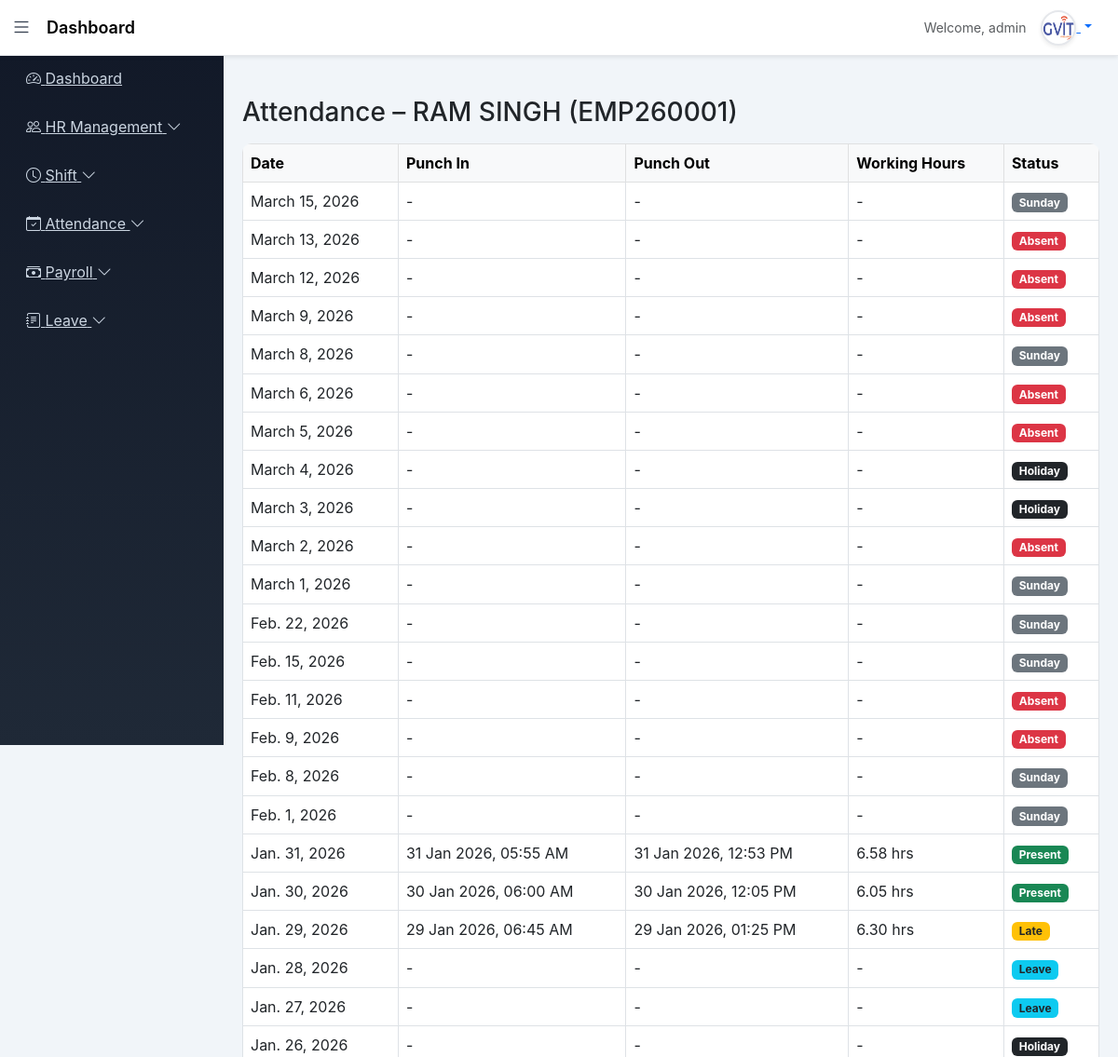
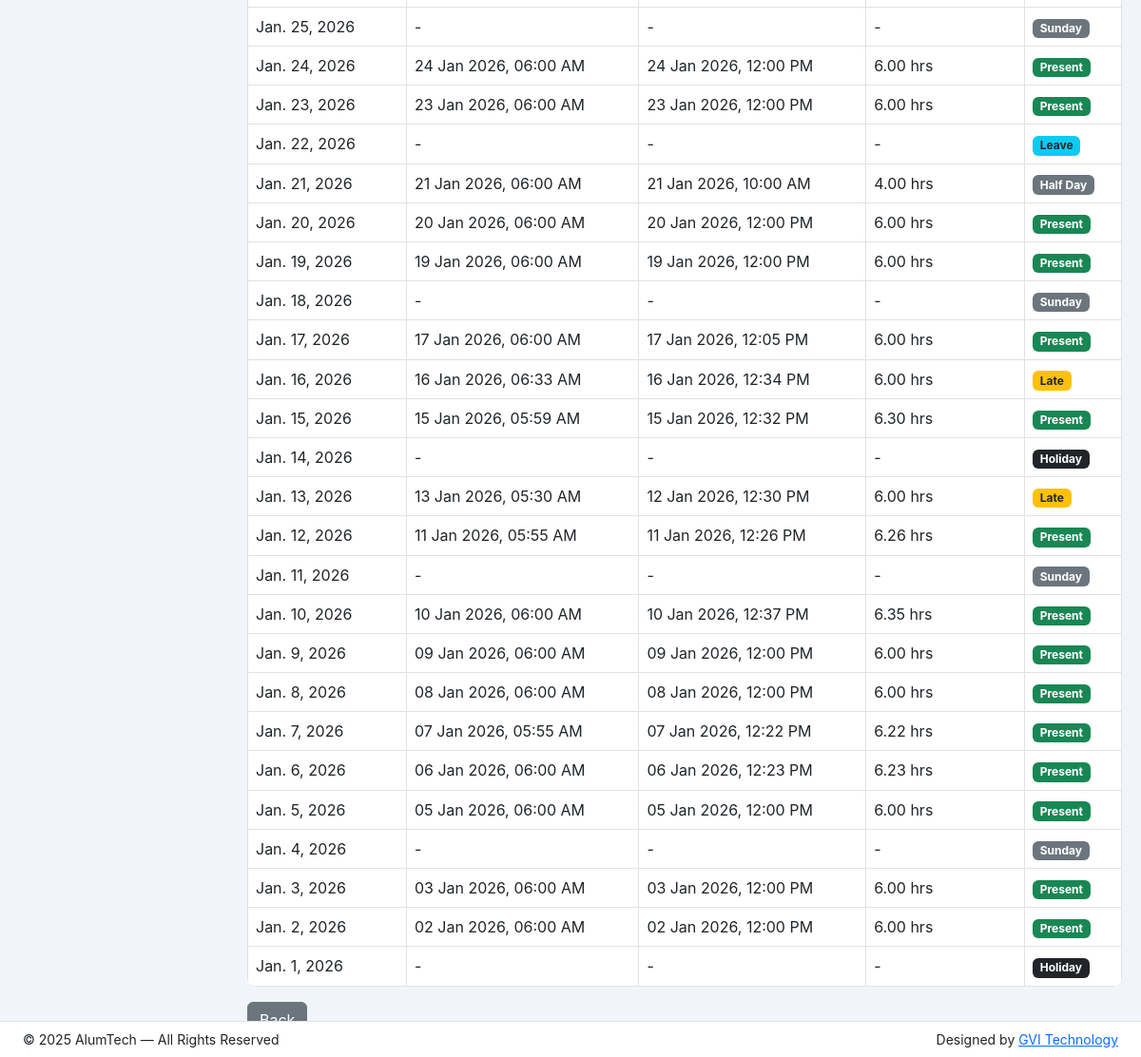
Screenshot of /dashboard/attendance/employee/4/ (signed in) with the database file from the repository (2 pictures, top to bottom).
### app/models.py (models this page shows, shortened)
class Employee(models.Model):
    BLOOD_GROUP_CHOICES = [
        ('A+', 'A+'), ('A-', 'A-'),
        ('B+', 'B+'), ('B-', 'B-'),
        ('O+', 'O+'), ('O-', 'O-'),
        ('AB+', 'AB+'), ('AB-', 'AB-'),
    ]
    BACHELOR_CHOICES = [
        ('BCom', 'B.Com'),
        ('BSc', 'B.Sc'),
        ('BA', 'B.A'),
        ('BTech', 'B.Tech'),
    ]
    MASTER_CHOICES = [
        ('MCom', 'M.Com'),
        ('MSc', 'M.Sc'),
        ('MA', 'M.A'),
        ('MTech', 'M.Tech'),
    ]
    first_name = models.CharField(max_length=50)
    middle_name = models.CharField(max_length=50, blank=True)
    last_name = models.CharField(max_length=50)
    gender = models.CharField(max_length=10,choices=[('Male','Male'),('Female','Female'),('Other','Other')])
    blood_group = models.CharField(max_length=10, choices=BLOOD_GROUP_CHOICES, blank=True, null=True)
    date_of_birth = models.DateField(null=True, blank=True)
    father_name = models.CharField(max_length=100, blank=True)
    mother_name = models.CharField(max_length=100, blank=True)
    user = models.OneToOneField(User, on_delete=models.CASCADE, null=True, blank=True, related_name='employee_profile')
    email = models.EmailField(unique=True)
    contact_no = models.CharField(max_length=15)
    emergency_contact = models.CharField(max_length=15)
    address = models.TextField(blank=True, null=True)
    permanent_address = models.TextField(blank=True, null=True)
    bachelor_degree = models.CharField(max_length=10, choices=BACHELOR_CHOICES, blank=True, null=True)
    master_degree = models.CharField(max_length=10, choices=MASTER_CHOICES, blank=True, null=True)
    employee_id = models.CharField(max_length=20, unique=True)
    role = models.CharField(
    max_length=20,
    choices=[
        ('HR','HR'),
        ('ACCOUNTS','Accounts'),
        ('EMPLOYEE','Employee')
    ],
    default='EMPLOYEE'
)
    department = models.ForeignKey(Department, on_delete=models.PROTECT)
    designation = models.ForeignKey(Designation, on_delete=models.PROTECT)
    date_of_joining = models.DateField(blank=True, null=True)
    photo = models.ImageField(upload_to='employees/', blank=True, null=True)
    pan_no = models.CharField(max_length=10,blank=True,null=True)
    Aadhar_no = models.CharField(max_length=12,blank=True,null=True)
    Bank_name = models.CharField(max_length=50,blank=True,null=True)
    acc_no = models.CharField(max_length=15,blank=True,null=True)
    ifsc_no = models.CharField(max_length=15,blank=True,null=True)
    branch_name = models.CharField(max_length=50,blank=True,null=True)
    is_active = models.BooleanField(default=True)
    created_at = models.DateTimeField(auto_now_add=True)
    lwp_balance = models.IntegerField(default=0)
    generated_at = models.DateField(blank=True, null=True)
    created_by = models.ForeignKey(User, on_delete=models.SET_NULL, null=True, blank=True, related_name='created_employees')
    def full_name(self):
        return f"{self.first_name} {self.middle_name} {self.last_name}".strip()

class Attendance(models.Model):
    employee = models.ForeignKey(
        Employee,
        on_delete=models.CASCADE,
        related_name="attendance_records"
    )
    date = models.DateField(default=timezone.localdate)
    punch_in = models.DateTimeField(null=True, blank=True)
    punch_out = models.DateTimeField(null=True, blank=True)
    working_hours = models.DecimalField(
        max_digits=5,
        decimal_places=2,
        null=True,
        blank=True
    )
    status = models.CharField(
        max_length=20,
        choices=[
            ('Present', 'Present'),
            ('Late', 'Late'),
            ('Half Day', 'Half Day'),
            ('LWP', 'Leave With Pay'),
            ('Leave', 'Leave'),
            ('Holiday', 'Holiday'),
            ('Absent', 'Absent'),
        ],
        default='Absent'
    )
    is_processed = models.BooleanField(default=False)
    class Meta:
        ordering = ['-date']
        unique_together = ('employee', 'date')

class Holiday(models.Model):
    name = models.CharField(max_length=100)
    date = models.DateField(unique=True)

class Leave(models.Model):
    LEAVE_TYPE_CHOICES = [
        ('CL', 'Casual Leave'),
        ('SL', 'Sick Leave'),
        ('PL', 'Paid Leave'),
    ]
    STATUS_CHOICES = [
        ('Pending', 'Pending'),
        ('Approved', 'Approved'),
        ('Rejected', 'Rejected'),
    ]
    employee = models.ForeignKey(Employee,on_delete=models.CASCADE,related_name='leaves')
    leave_type = models.CharField(max_length=20,choices=LEAVE_TYPE_CHOICES)
    start_date = models.DateField()
    end_date = models.DateField()
    reason = models.TextField()
    status = models.CharField(max_length=20,choices=STATUS_CHOICES,default='Pending')
    rejection_reason = models.TextField(blank=True, null=True)
    applied_at = models.DateTimeField(auto_now_add=True)
    reviewed_by = models.ForeignKey(User,on_delete=models.SET_NULL,null=True,blank=True)
    reviewed_at = models.DateTimeField(null=True, blank=True)

### app/views.py (the view)
# urls.py: path('dashboard/attendance/employee/<int:emp_id>/',views.admin_employee_attendance_detail,name='admin_employee_attendance_detail'),
@staff_member_required
def admin_employee_attendance_detail(request, emp_id):
    employee = get_object_or_404(Employee, id=emp_id)
    attendances = Attendance.objects.filter(employee=employee)
    leaves = Leave.objects.filter(employee=employee, status='Approved')
    holidays = Holiday.objects.all()
    rows = {}
    for att in attendances:
        rows[att.date] = {
            'date': att.date,
            'punch_in': att.punch_in,
            'punch_out': att.punch_out,
            'working_hours': att.working_hours,
            'status': att.status
        }
    for leave in leaves:
        current = leave.start_date
        while current <= leave.end_date:
            rows[current] = {
                'date': current,
                'punch_in': None,
                'punch_out': None,
                'working_hours': None,
                'status': 'Leave'
            }
            current += timedelta(days=1)
    for holiday in holidays:
        if holiday.date not in rows:
            rows[holiday.date] = {
                'date': holiday.date,
                'punch_in': None,
                'punch_out': None,
                'working_hours': None,
                'status': 'Holiday'
            }
    start_date = date.today().replace(month=1, day=1)
    end_date = date.today()
    current = start_date
    while current <= end_date:
        if current.weekday() == 6:  # Sunday
            if current not in rows:
                rows[current] = {
                    'date': current,
                    'punch_in': None,
                    'punch_out': None,
                    'working_hours': None,
                    'status': 'Sunday'
                }
        current += timedelta(days=1)
    history = sorted(rows.values(), key=lambda x: x['date'], reverse=True)
    return render(
        request,
        'admin/attendance/employee_attendance_detail.html',
        {
            'employee': employee,
            'history': history
        }
    )

### templates/admin/attendance/employee_attendance_detail.html
{% extends 'base_dashboard.html' %}
{% block content %}
<h3 class="mb-3">
  Attendance – {{ employee.full_name }} ({{ employee.employee_id }})
</h3>
<table class="table table-bordered">
  <thead class="table-light">
    <tr>
      <th>Date</th>
      <th>Punch In</th>
      <th>Punch Out</th>
      <th>Working Hours</th>
      <th>Status</th>
    </tr>
  </thead>
  <tbody>
    {% for a in history %}
    <tr>
      <td>{{ a.date }}</td>
      <td>{{ a.punch_in|date:"d M Y, h:i A"|default:"-" }}</td>
      <td>{{ a.punch_out|date:"d M Y, h:i A"|default:"-" }}</td>
      <td>
        {% if a.working_hours %}
          {{ a.working_hours }} hrs
        {% else %}
          -
        {% endif %}
      </td>
      <td>
        <span class="badge
          {% if a.status == 'Present' %}bg-success
          {% elif a.status == 'Late' %}bg-warning text-dark
          {% elif a.status == 'Half Day' %}bg-secondary
          {% elif a.status == 'Absent' %}bg-danger
          {% elif a.status == 'Leave' %}bg-info text-dark
          {% elif a.status == 'LWP' %}bg-primary
          {% elif a.status == 'Sunday' %}bg-secondary
          {% elif a.status == 'Holiday' %}bg-dark
          {% else %}bg-light text-dark{% endif %}">
          {{ a.status }}
        </span>
      </td>
    </tr>
    {% empty %}
    <tr>
      <td colspan="5" class="text-center">No attendance records</td>
    </tr>
    {% endfor %}
  </tbody>
</table>
<a href="{% url 'admin_employee_attendance_list' %}" class="btn btn-secondary">
  Back
</a>
{% endblock %}

### templates/base_dashboard.html (shortened to what this page needs)
{% load static %}
<!doctype html>
<html lang="en">
<head>
<link href="https://cdn.jsdelivr.net/npm/bootstrap@5.3.0/dist/css/bootstrap.min.css" rel="stylesheet">
<link href="https://cdn.jsdelivr.net/npm/bootstrap-icons@1.11.3/font/bootstrap-icons.css" rel="stylesheet">
<link rel="stylesheet" href="{% static 'css/dashboard_style.css' %}">
</head>
<body>
{% if request.user.is_superuser %}
{% include "includes/sidebar_admin.html" %}
{% elif request.user.employee_profile.role == "HR" %}
{% include "includes/sidebar_hr.html" %}
{% elif request.user.employee_profile.role == "ACCOUNTS" %}
{% include "includes/sidebar_accounts.html" %}
{% else %}
{% include "includes/sidebar_employee.html" %}
{% endif %}
<nav class="navbar navbar-expand-lg navbar-custom shadow-sm" id="navbar">
<div class="container-fluid">
<i class="bi bi-list toggle-btn" onclick="toggleSidebar()"></i>
<span class="navbar-brand ms-3 fw-semibold">
{% block page_title %}Dashboard{% endblock %}
</span>
<div class="ms-auto d-flex align-items-center gap-3 me-3">
<span class="text-muted small">
Welcome, {{ request.user.username }}
</span>
<div class="dropdown">
<a href="#" class="dropdown-toggle profile-toggle" data-bs-toggle="dropdown">
<img src="{% static 'images/gvit.png' %}"
width="38"
height="38"
class="rounded-circle shadow-sm">
</a>
</div>
</div>
</div>
</nav>
<div class="content mt-4" id="content">
{% block content %}{% endblock %}
</div>
<footer id="footer" class="bg-secondary border-top fixed-bottom">
<div class="container-fluid px-4">
<div class="row align-items-center py-2">
<div class="col-md-6 small">
© 2025 AlumTech — All Rights Reserved
</div>
<div class="col-md-6 text-md-end small">
Designed by
<a href="https://www.gvitechnology.com/" target="_blank">
GVI Technology
</a>
</div>
</div>
</div>
</footer>
</body>
</html>

### static/css/dashboard_style.css (style rules this page uses)
body { background: #f1f5f9; font-family: 'Inter', sans-serif; }
.navbar-custom { background: #ffffff; border-bottom: 1px solid #e5e7eb; height: 60px; }
.navbar-brand { font-weight: 600; font-size: 18px; }
.toggle-btn { font-size: 22px; cursor: pointer; color: #374151; }
.content { margin-left: 240px; padding: 20px; transition: 0.3s; }
.table { border-radius: 10px; overflow: hidden; }
#footer { background: #ffffff !important; border-top: 1px solid #e5e7eb; }
.profile-toggle img { border: 2px solid #e5e7eb; }

### rows the page displays
Employee: full_name "RAM SINGH", employee_id "EMP260001"
Attendance: date "March 13, 2026", status "Absent"
Attendance: date "March 12, 2026", status "Absent"
Attendance: date "March 9, 2026", status "Absent"
Attendance: date "March 6, 2026", status "Absent"
Attendance: date "March 5, 2026", status "Absent"
Holiday: date "March 4, 2026"
Holiday: date "March 3, 2026"
Attendance: date "March 2, 2026", status "Absent"
Attendance: date "Feb. 11, 2026", status "Absent"
Attendance: date "Feb. 9, 2026", status "Absent"
Attendance: date "Jan. 31, 2026", punch_in "31 Jan 2026, 05:55 AM", punch_out "31 Jan 2026, 12:53 PM", working_hours "6.58", status "Present"
Attendance: date "Jan. 30, 2026", punch_in "30 Jan 2026, 06:00 AM", punch_out "30 Jan 2026, 12:05 PM", working_hours "6.05", status "Present"
Attendance: date "Jan. 29, 2026", punch_in "29 Jan 2026, 06:45 AM", punch_out "29 Jan 2026, 01:25 PM", working_hours "6.30", status "Late"
Attendance: date "Jan. 28, 2026", punch_in "-", punch_out "-", status "Leave"
Leave: date "Jan. 27, 2026"
Holiday: date "Jan. 26, 2026"
Attendance: date "Jan. 24, 2026", punch_in "24 Jan 2026, 06:00 AM", punch_out "24 Jan 2026, 12:00 PM", working_hours "6.00", status "Present"
Attendance: date "Jan. 23, 2026", punch_in "23 Jan 2026, 06:00 AM", punch_out "23 Jan 2026, 12:00 PM", working_hours "6.00", status "Present"
Leave: date "Jan. 22, 2026"
Attendance: date "Jan. 21, 2026", punch_in "21 Jan 2026, 06:00 AM", punch_out "21 Jan 2026, 10:00 AM", working_hours "4.00", status "Half Day"
Attendance: date "Jan. 20, 2026", punch_in "20 Jan 2026, 06:00 AM", punch_out "20 Jan 2026, 12:00 PM", working_hours "6.00", status "Present"
Attendance: date "Jan. 19, 2026", punch_in "19 Jan 2026, 06:00 AM", punch_out "19 Jan 2026, 12:00 PM", working_hours "6.00", status "Present"
Attendance: date "Jan. 17, 2026", punch_in "17 Jan 2026, 06:00 AM", punch_out "17 Jan 2026, 12:05 PM", working_hours "6.00", status "Present"
Attendance: date "Jan. 16, 2026", punch_in "16 Jan 2026, 06:33 AM", punch_out "16 Jan 2026, 12:34 PM", working_hours "6.00", status "Late"
Attendance: date "Jan. 15, 2026", punch_in "15 Jan 2026, 05:59 AM", punch_out "15 Jan 2026, 12:32 PM", working_hours "6.30", status "Present"
Holiday: date "Jan. 14, 2026"
Attendance: date "Jan. 13, 2026", punch_in "13 Jan 2026, 05:30 AM", punch_out "12 Jan 2026, 12:30 PM", working_hours "6.00", status "Late"
Attendance: date "Jan. 12, 2026", punch_in "11 Jan 2026, 05:55 AM", punch_out "11 Jan 2026, 12:26 PM", working_hours "6.26", status "Present"
Attendance: date "Jan. 10, 2026", punch_in "10 Jan 2026, 06:00 AM", punch_out "10 Jan 2026, 12:37 PM", working_hours "6.35", status "Present"
Attendance: date "Jan. 9, 2026", punch_in "09 Jan 2026, 06:00 AM", punch_out "09 Jan 2026, 12:00 PM", working_hours "6.00", status "Present"
Attendance: date "Jan. 8, 2026", punch_in "08 Jan 2026, 06:00 AM", punch_out "08 Jan 2026, 12:00 PM", working_hours "6.00", status "Present"
Attendance: date "Jan. 7, 2026", punch_in "07 Jan 2026, 05:55 AM", punch_out "07 Jan 2026, 12:22 PM", working_hours "6.22", status "Present"
Attendance: date "Jan. 6, 2026", punch_in "06 Jan 2026, 06:00 AM", punch_out "06 Jan 2026, 12:23 PM", working_hours "6.23", status "Present"
Attendance: date "Jan. 5, 2026", punch_in "05 Jan 2026, 06:00 AM", punch_out "05 Jan 2026, 12:00 PM", working_hours "6.00", status "Present"
Attendance: date "Jan. 3, 2026", punch_in "03 Jan 2026, 06:00 AM", punch_out "03 Jan 2026, 12:00 PM", working_hours "6.00", status "Present"
Attendance: date "Jan. 2, 2026", punch_in "02 Jan 2026, 06:00 AM", punch_out "02 Jan 2026, 12:00 PM", working_hours "6.00", status "Present"
Holiday: date "Jan. 1, 2026"

### other values shown
{{ request.user.username }} "admin"
{{ a.date }} "March 15, 2026" "March 8, 2026" "March 1, 2026" "Feb. 22, 2026" "Feb. 15, 2026" "Feb. 8, 2026" "Feb. 1, 2026" "Jan. 25, 2026" "Jan. 18, 2026" "Jan. 11, 2026" "Jan. 4, 2026"
{{ a.punch_in|date:"d M Y, h:i A"|default:"-" }} "-" "-" "-" "-" "-" "-" "-" "-" "-" "-" "-" "-" "-" "-" "-" "-" "-" "-" "-" "-" "-" "-" "-" "-" "-" "-"
{{ a.punch_out|date:"d M Y, h:i A"|default:"-" }} "-" "-" "-" "-" "-" "-" "-" "-" "-" "-" "-" "-" "-" "-" "-" "-" "-" "-" "-" "-" "-" "-" "-" "-" "-" "-"
{{ a.status }} "Sunday" "Sunday" "Holiday" "Holiday" "Sunday" "Sunday" "Sunday" "Sunday" "Sunday" "Leave" "Holiday" "Sunday" "Leave" "Sunday" "Holiday" "Sunday" "Sunday" "Holiday"
